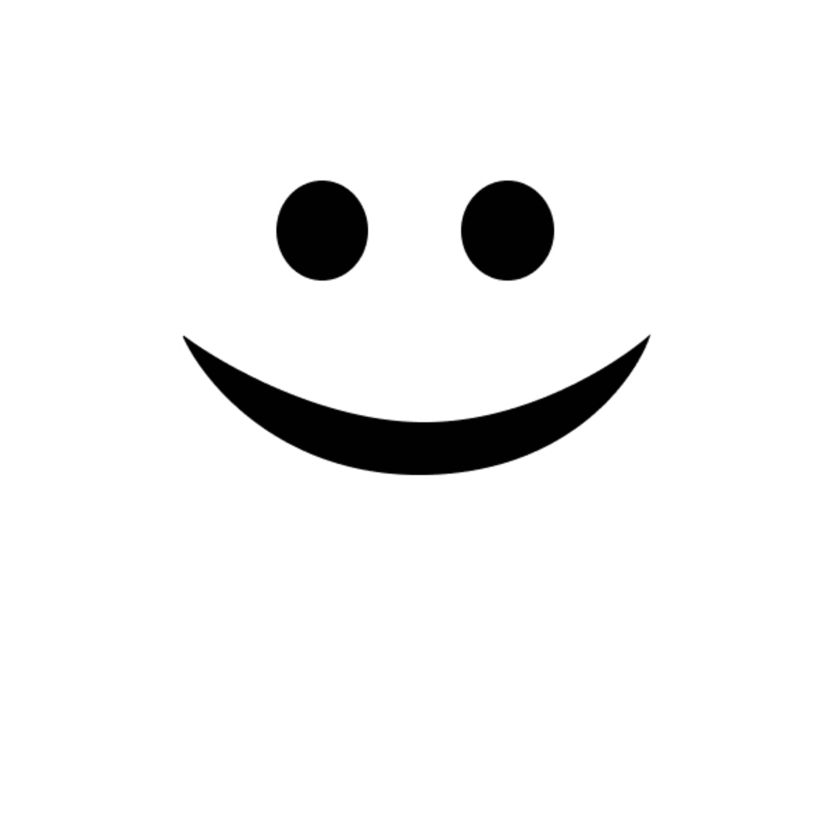
#> input picture ChatbotGame/gif_to_asciigif-master/sample_gif/backtoneutral.gif, 2500 x 2500 px (shown at 1/3 size); its folder holds only this picture in this run
$ python gif_convertor.py   (older library calls are emulated)
#> lines starting #> are read from the running program, lines starting #| are printed output that depends on the picture
#
from PIL import Image, ImageDraw, ImageFont
import os
import time
import sys
import glob

folder_path  = "./sample_gif/"
saved_path = f"{folder_path}/converted/"

def convert_image_to_ascii(image):
    font = ImageFont.load_default() # load default bitmap monospaced font
    (chrx, chry) = font.getsize(chr(32))
    # calculate weights of ASCII chars
    weights = []
    for i in range(32,127):
        chrImage = font.getmask(chr(i))
        ctr = 0
        for y in range(chry):
            for x in range(chrx):
                if chrImage.getpixel((x, y)) > 0:
                    ctr += 1
        weights.append(float(ctr) / (chrx * chry))

    output = ""
    (imgx, imgy) = image.size
    imgx = int(imgx / chrx)
    imgy = int(imgy / chry)
    # NEAREST/BILINEAR/BICUBIC/ANTIALIAS
    image = image.resize((imgx, imgy), Image.BICUBIC)
    image = image.convert("L") # convert to grayscale
    pixels = image.load()
    for y in range(imgy):
        for x in range(imgx):
            w = float(pixels[x, y]) / 255
            # find closest weight match
            wf = -1.0
            k = -1
            for i in range(len(weights)):
                if abs(weights[i] - w) <= abs(wf - w):
                    wf = weights[i]
                    k = i
            output+=chr(k+ 32)
        output+="\n"
    return output

def extract_gif_frames(gif, fillEmpty=False):
    frames = []
    try:
        while True:
            gif.seek(gif.tell()+1)
            new_frame = Image.new('RGBA',gif.size)
            new_frame.paste(gif,(0,0),gif.convert('RGBA'))

            if fillEmpty:
                canvas = Image.new('RGBA',new_frame.size,(255,255,255,255))
                canvas.paste(new_frame,mask=new_frame)
                new_frame = canvas
            frames.append(new_frame)
    except EOFError:
        pass
    return frames

def convert_frames_to_ascii(frames):
    ascii_frames = []
    for frame in frames:
        new_frame = convert_image_to_ascii(frame)
        ascii_frames.append(new_frame)
    return ascii_frames
def save_ascii(ascii_frames, size):
    frames = []
    try:
        for i in ascii_frames:
            canvas = Image.new("RGB",size,(0,0,0))
            draw = ImageDraw.Draw(canvas)
            draw.text((0,0),i, fill=(0, 255, 0))
            frames.append(canvas)
    except EOFError:
        pass
    return frames

# reading the image
for filename in glob.iglob(f"{folder_path}*.gif",recursive=True):
    im = Image.open(f"{filename}")
#> im is the input picture: PIL image 2500x2500 L; min 1, max 255, mean 242
    #get the size
    size = im.size
#> size = (2500, 2500)
    # extracting the frames from gif
    frames = extract_gif_frames(im,fillEmpty=True)
#> the loop in extract_gif_frames, `while True:` made 4 passes
#> pass 2, in extract_gif_frames, `new_frame = canvas`:
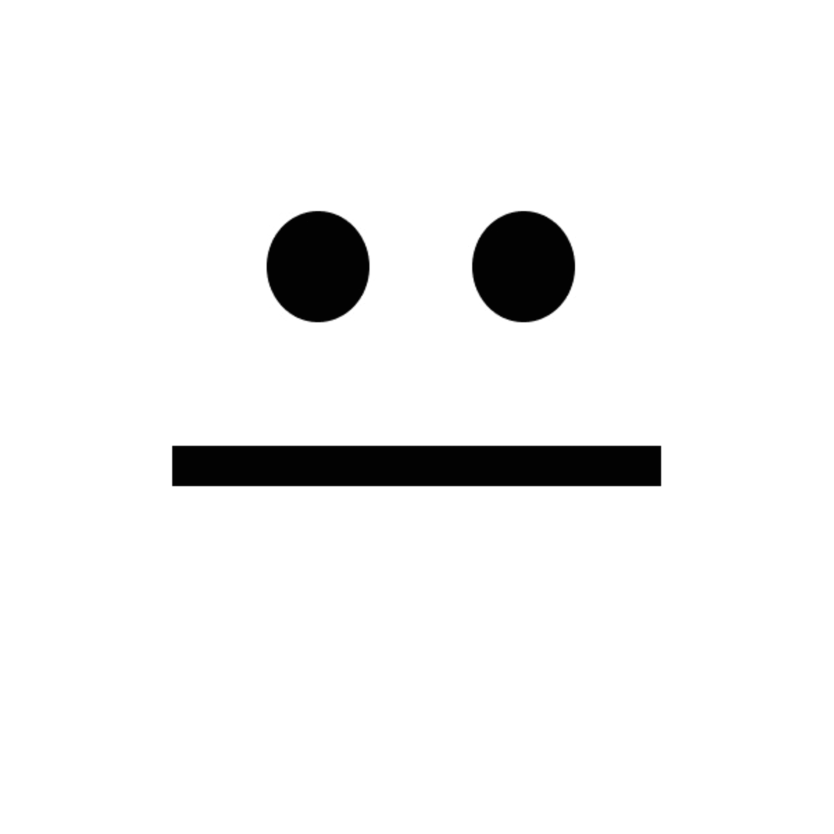
#> new_frame: PIL image 2500x2500 RGBA (shown at 1/3 size); mean R, G, B, A 241.3, 241.3, 241.3, 255
#> after the loop in extract_gif_frames, `while True:`: frames = 3 items
#> frames = 3 items
#> the loop in convert_frames_to_ascii, `for frame in frames:` made 1 pass
#> (chrx in convert_image_to_ascii, chry in convert_image_to_ascii) on pass 1: (2, 10)
#> after the loop in convert_frames_to_ascii, `for frame in frames:`: ascii_frames = []
#> (the run stopped early here; a loop or call above may not have finished)

$ run again, on ChatbotGame/gif_to_asciigif-master/sample_gif/sad.gif
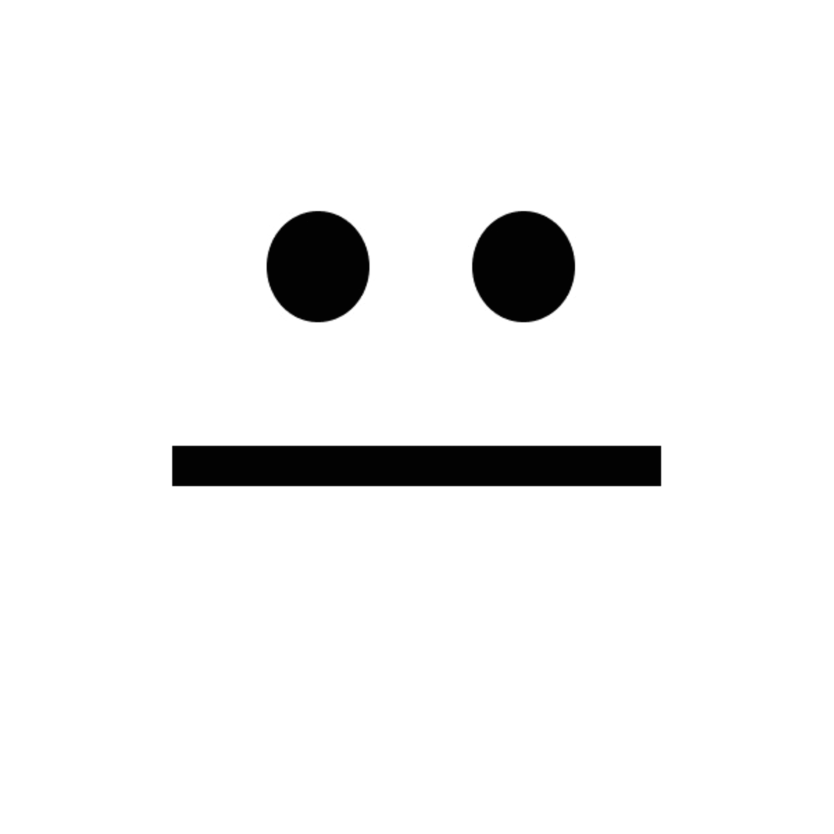
#> input picture ChatbotGame/gif_to_asciigif-master/sample_gif/sad.gif, 2500 x 2500 px (shown at 1/3 size)
#> im is the input picture: PIL image 2500x2500 L; min 2, max 255, mean 241.3
#> the loop in extract_gif_frames, `while True:` made 3 passes
#> pass 1, in extract_gif_frames, `new_frame = canvas`:
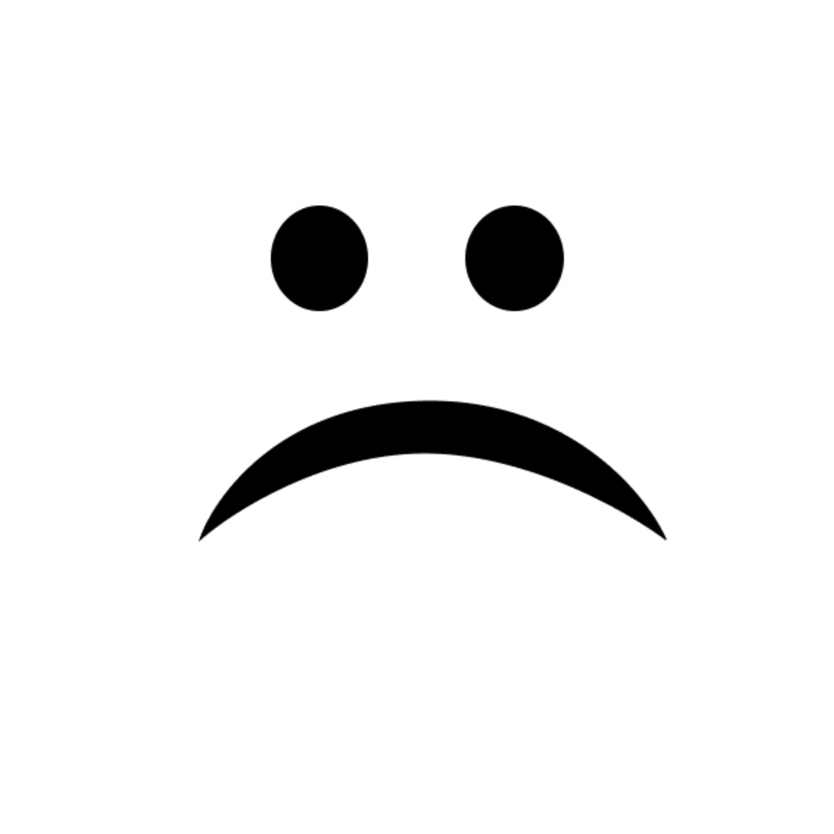
#> new_frame: PIL image 2500x2500 RGBA (shown at 1/3 size); mean R, G, B, A 241.4, 241.4, 241.4, 255
#> after the loop in extract_gif_frames, `while True:`: frames = 2 items
#> the loop in convert_frames_to_ascii, `for frame in frames:` made 1 pass
#> (chrx in convert_image_to_ascii, chry in convert_image_to_ascii) on pass 1: (2, 10)
#> after the loop in convert_frames_to_ascii, `for frame in frames:`: ascii_frames = []
